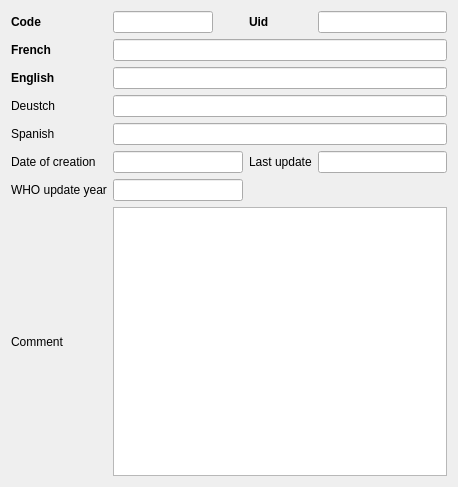
<?xml version="1.0" encoding="UTF-8"?>
<ui version="4.0">
 <class>DDI::Internal::AtcEditorWidget</class>
 <widget class="QWidget" name="DDI::Internal::AtcEditorWidget">
  <property name="geometry">
   <rect>
    <x>0</x>
    <y>0</y>
    <width>458</width>
    <height>487</height>
   </rect>
  </property>
  <property name="windowTitle">
   <string>Form</string>
  </property>
  <layout class="QGridLayout" name="gridLayout">
   <item row="0" column="0">
    <widget class="QLabel" name="label_5">
     <property name="font">
      <font>
       <weight>75</weight>
       <bold>true</bold>
      </font>
     </property>
     <property name="text">
      <string>Code</string>
     </property>
    </widget>
   </item>
   <item row="0" column="1">
    <widget class="QLineEdit" name="code">
     <property name="maximumSize">
      <size>
       <width>100</width>
       <height>16777215</height>
      </size>
     </property>
     <property name="inputMask">
      <string notr="true">A99AA99; </string>
     </property>
    </widget>
   </item>
   <item row="0" column="2">
    <widget class="QLabel" name="label_10">
     <property name="font">
      <font>
       <weight>75</weight>
       <bold>true</bold>
      </font>
     </property>
     <property name="text">
      <string>Uid</string>
     </property>
    </widget>
   </item>
   <item row="0" column="3">
    <widget class="QLineEdit" name="uid"/>
   </item>
   <item row="1" column="0">
    <widget class="QLabel" name="label">
     <property name="font">
      <font>
       <weight>75</weight>
       <bold>true</bold>
      </font>
     </property>
     <property name="text">
      <string>French</string>
     </property>
    </widget>
   </item>
   <item row="1" column="1" colspan="3">
    <widget class="QLineEdit" name="fr">
     <property name="sizePolicy">
      <sizepolicy hsizetype="Expanding" vsizetype="Fixed">
       <horstretch>0</horstretch>
       <verstretch>0</verstretch>
      </sizepolicy>
     </property>
    </widget>
   </item>
   <item row="2" column="0">
    <widget class="QLabel" name="label_2">
     <property name="font">
      <font>
       <weight>75</weight>
       <bold>true</bold>
      </font>
     </property>
     <property name="text">
      <string>English</string>
     </property>
    </widget>
   </item>
   <item row="2" column="1" colspan="3">
    <widget class="QLineEdit" name="en"/>
   </item>
   <item row="3" column="0">
    <widget class="QLabel" name="label_3">
     <property name="text">
      <string>Deustch</string>
     </property>
    </widget>
   </item>
   <item row="3" column="1" colspan="3">
    <widget class="QLineEdit" name="de"/>
   </item>
   <item row="4" column="0">
    <widget class="QLabel" name="label_4">
     <property name="text">
      <string>Spanish</string>
     </property>
    </widget>
   </item>
   <item row="4" column="1" colspan="3">
    <widget class="QLineEdit" name="sp"/>
   </item>
   <item row="5" column="0">
    <widget class="QLabel" name="label_6">
     <property name="text">
      <string>Date of creation</string>
     </property>
    </widget>
   </item>
   <item row="5" column="1">
    <widget class="Utils::ModernDateEditor" name="dateCreation"/>
   </item>
   <item row="5" column="2">
    <widget class="QLabel" name="label_7">
     <property name="text">
      <string>Last update</string>
     </property>
    </widget>
   </item>
   <item row="5" column="3">
    <widget class="Utils::ModernDateEditor" name="dateUpdate"/>
   </item>
   <item row="6" column="0">
    <widget class="QLabel" name="label_8">
     <property name="text">
      <string>WHO update year</string>
     </property>
    </widget>
   </item>
   <item row="6" column="1">
    <widget class="QLineEdit" name="whoYear"/>
   </item>
   <item row="7" column="0">
    <widget class="QLabel" name="label_9">
     <property name="text">
      <string>Comment</string>
     </property>
    </widget>
   </item>
   <item row="7" column="1" colspan="3">
    <widget class="QPlainTextEdit" name="comment"/>
   </item>
  </layout>
 </widget>
 <customwidgets>
  <customwidget>
   <class>Utils::ModernDateEditor</class>
   <extends>QLineEdit</extends>
   <header location="global">utils/widgets/moderndateeditor.h</header>
  </customwidget>
 </customwidgets>
 <resources/>
 <connections/>
</ui>
